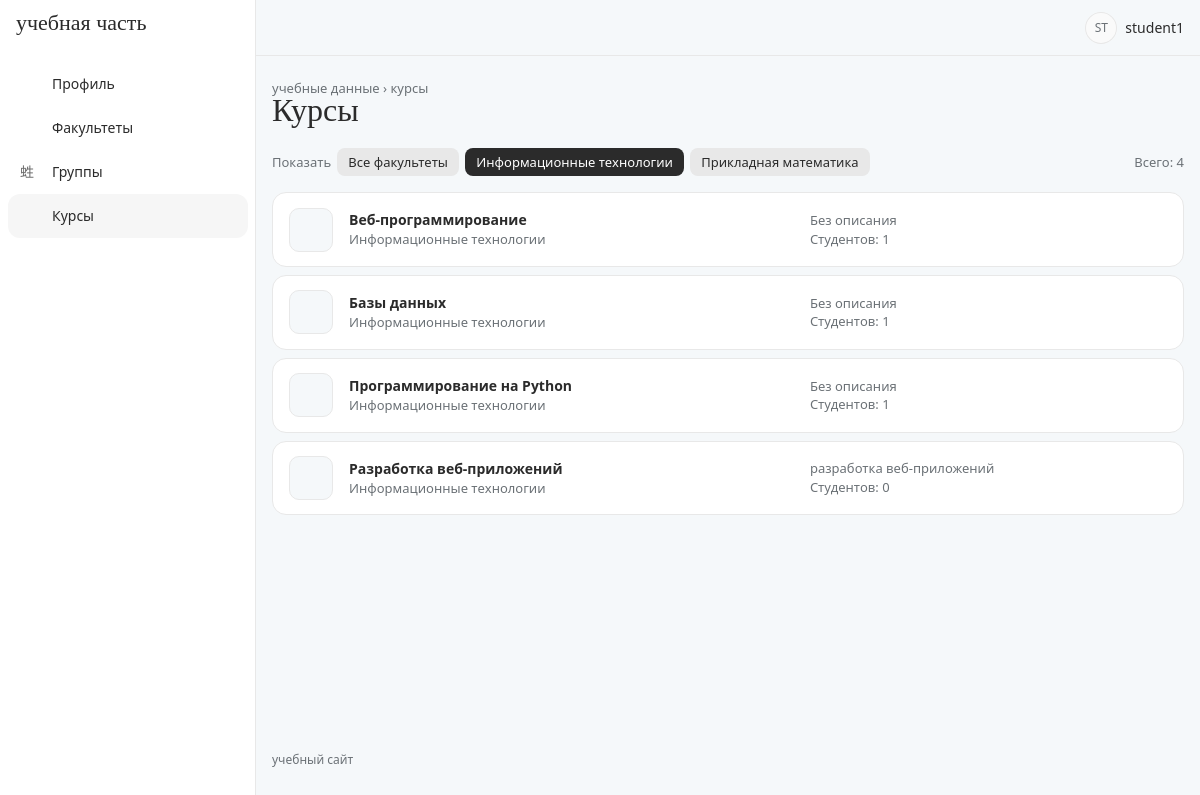
Screenshot of /courses/?department=1 (signed in) with the database file from the repository.
### accounts/models.py (models this page shows, shortened)
class Department(models.Model):
    name = models.CharField(max_length=200)

class Course(models.Model):
    title = models.CharField(max_length=200)
    description = models.TextField(blank=True)
    department = models.ForeignKey(
        Department,
        on_delete=models.CASCADE,
        related_name='courses'
    )

### accounts/views.py (the view)
# urls.py: path('courses/', views.course_list, name='course_list'),
@login_required
def course_list(request):
    courses = Course.objects.select_related(
        'department'
    )
    department_id = request.GET.get('department', '')
    current_department = int(department_id) if department_id.isdigit() else None
    if current_department:
        courses = courses.filter(department_id=current_department)
    return render(
        request,
        'course_list.html',
        {
            'courses': courses,
            'departments': Department.objects.all(),
            'current_department': current_department,
            'is_methodist': is_methodist(
                request.user
            ),
        }
    )

### accounts/views.py (called while the page is built)
def is_methodist(user):
    return user.groups.filter(
        name='Методист'
    ).exists()

### templates/course_list.html (shortened to what this page needs)
{% extends 'base.html' %}
{% block pretitle %}<span class="crumbs"><a href="/profile/">учебные данные</a> › курсы</span>{% endblock %}
{% block page_title %}Курсы{% endblock %}
{% block content %}
<div class="filter-bar">
    <span class="text-secondary">Показать</span>
    <a href="?" class="filter-chip {% if not current_department %}active{% endif %}">Все факультеты</a>
    {% for department in departments %}
        <a href="?department={{ department.id }}" class="filter-chip {% if current_department == department.id %}active{% endif %}">{{ department.name }}</a>
    {% endfor %}
    <span class="filter-right text-secondary">Всего: {{ courses|length }}</span>
</div>
{% for course in courses %}
    <div class="list-row">
        <div class="list-row-icon"><i class="ti ti-book"></i></div>
        <div class="list-row-main">
            <div class="fw-bold">{{ course.title }}</div>
            <div class="list-row-sub">{{ course.department.name }}</div>
        </div>
        <div class="list-row-meta list-row-sub d-none d-md-block">
            <div>{{ course.description|default:"Без описания"|truncatechars:60 }}</div>
            <div>Студентов: {{ course.students.count }}</div>
        </div>
    </div>
{% endfor %}
{% endblock %}

### templates/base.html (shortened to what this page needs)
{% load static %}
<!DOCTYPE html>
<html lang="ru" data-bs-theme="light" data-bs-navbar-position="vertical">
<head>
    <link rel="stylesheet" href="{% static 'core/dist/css/tabler.min.css' %}">
    <link rel="stylesheet" href="{% static 'vendor/tabler-icons/tabler-icons.min.css' %}">
    <link rel="stylesheet" href="{% static 'css/theme.css' %}?=v3">
    <link rel="stylesheet" href="{% static 'css/style.css' %}?=v3">
</head>
<body>
<div class="page">
    <aside class="navbar navbar-vertical navbar-expand-lg">
        <div class="container-fluid">
            <a href="/profile/" class="navbar-brand text-reset">учебная часть</a>
            <div class="collapse navbar-collapse" id="sidebar-menu">
                <ul class="navbar-nav pt-lg-3">
                    <li class="nav-item {% if request.path == '/profile/' %}active{% endif %}">
                        <a class="nav-link" href="/profile/">
                            <span class="nav-link-icon"><i class="ti ti-user-circle"></i></span>
                            <span class="nav-link-title">Профиль</span>
                        </a>
                    </li>
                    <li class="nav-item {% if '/departments/' in request.path %}active{% endif %}">
                        <a class="nav-link" href="/departments/">
                            <span class="nav-link-icon"><i class="ti ti-building"></i></span>
                            <span class="nav-link-title">Факультеты</span>
                        </a>
                    </li>
                    <li class="nav-item {% if '/groups/' in request.path %}active{% endif %}">
                        <a class="nav-link" href="/groups/">
                            <span class="nav-link-icon"><i class="ti ti-users-group"></i></span>
                            <span class="nav-link-title">Группы</span>
                        </a>
                    </li>
                    <li class="nav-item {% if '/courses/' in request.path %}active{% endif %}">
                        <a class="nav-link" href="/courses/">
                            <span class="nav-link-icon"><i class="ti ti-book"></i></span>
                            <span class="nav-link-title">Курсы</span>
                        </a>
                    </li>
                </ul>
            </div>
        </div>
    </aside>
    <header class="navbar navbar-expand-md d-none d-lg-flex">
        <div class="container-xl">
            <div class="navbar-nav flex-row ms-auto align-items-center">
                <a href="?theme=dark" class="nav-link hide-theme-dark" title="Тёмная тема">
                    <i class="ti ti-moon fs-2 header-icon"></i>
                </a>
                {% if user.is_authenticated %}
                <div class="nav-item dropdown ms-3">
                    <a href="#" class="nav-link d-flex align-items-center gap-2 p-0" data-bs-toggle="dropdown">
                        <span class="avatar avatar-sm">{{ user.username|slice:":2"|upper }}</span>
                        <span>{{ user.username }}</span>
                    </a>
                </div>
                {% endif %}
            </div>
        </div>
    </header>
    <div class="page-wrapper">
        <div class="page-header">
            <div class="container-xl">
                <div class="row g-2 align-items-center">
                    <div class="col">
                        <div class="page-pretitle">{% block pretitle %}учебные данные{% endblock %}</div>
                        <h2 class="page-title">{% block page_title %}{% endblock %}</h2>
                    </div>
                </div>
            </div>
        </div>
        <div class="page-body">
            <div class="container-xl">
                {% block content %}{% endblock %}
            </div>
        </div>
        <footer class="footer footer-transparent">
            <div class="container-xl text-secondary">учебный сайт</div>
        </footer>
    </div>
</div>
</body>
</html>

### static/css/theme.css (style rules this page uses)
:root { --app-ice: #f5f8fa; --app-sky: #7eb5d6; --app-cloud: #e8e8e8; --app-charcoal: #2b2b2b; --app-ink: light-dark(#2b2b2b, #e8e8e8); --tblr-font-sans-serif: system-ui, 'Segoe UI', Roboto, Arial, sans-serif; --tblr-primary: #2b2b2b; --tblr-primary-rgb: 43, 43, 43; --tblr-body-bg: light-dark(#f5f8fa, #1f2225); --tblr-bg-surface: light-dark(#ffffff, #2b2b2b); --tblr-body-color: light-dark(#2b2b2b, #e8e8e8); --tblr-secondary: light-dark(#6b7176, #a7adb2); --tblr-border-color: light-dark(#e8e8e8, #3a3e42); --tblr-border-color-translucent: light-dark(#e8e8e8, #3a3e42); --tblr-border-radius: 12px; --tblr-border-radius-lg: 20px; }
h1, h2, h3, .page-title, .card-title, .empty-title, .navbar-brand { font-family: Georgia, 'Times New Roman', serif; font-weight: 500; }
.page-title { font-size: 2rem; }
.page-pretitle { text-transform: lowercase; letter-spacing: 0; font-size: .8125rem; }
.navbar-brand { font-size: 1.375rem; text-transform: lowercase; }
.navbar-vertical .nav-link { border-radius: 999px; }
.navbar-vertical .nav-item.active > .nav-link { background: color-mix(in srgb, var(--app-sky) 30%, transparent); }
.page > header.navbar { background: transparent; border-bottom: 0; }
.crumbs a { color: var(--tblr-secondary); }
.filter-bar { display: flex; flex-wrap: wrap; align-items: center; gap: .375rem; margin-bottom: 1rem; font-size: .8125rem; }
.filter-chip { padding: .3rem .7rem; border-radius: 8px; background: light-dark(var(--app-cloud), #3a3e42); color: var(--app-ink); }
.filter-chip.active { background: var(--app-ink); color: light-dark(#ffffff, var(--app-charcoal)); }
.filter-right { margin-left: auto; }
.list-row { display: flex; align-items: center; gap: 1rem; margin-bottom: .5rem; padding: .9rem 1rem; background: var(--tblr-bg-surface); border: 1px solid var(--tblr-border-color); border-radius: 14px; }
.list-row-icon { flex: none; width: 44px; height: 44px; display: grid; place-items: center; border-radius: 10px; background: var(--tblr-body-bg); border: 1px solid var(--tblr-border-color); font-size: 1.25rem; }
.list-row-main { flex: 1 1 40%; min-width: 0; }
.list-row-meta { flex: 1 1 30%; }
.list-row-sub { color: var(--tblr-secondary); font-size: .8125rem; }

### static/css/style.css (style rules this page uses)
.header-icon { color: var(--app-sky); }
.footer { font-size: .75rem; text-transform: lowercase; }

### rows the page displays
Department: name "Информационные технологии"
Department: name "Прикладная математика"
Course: title "Веб-программирование", department.name "Информационные технологии", description "Без описания", students.count "1"
Course: title "Базы данных", department.name "Информационные технологии", description "Без описания", students.count "1"
Course: title "Программирование на Python", department.name "Информационные технологии", description "Без описания", students.count "1"
Course: title "Разработка веб-приложений", department.name "Информационные технологии", description "разработка веб-приложений", students.count "0"

### other values shown
{{ user.username|slice:":2"|upper }} "ST"
{{ user.username }} "student1"
{{ courses|length }} "4"
